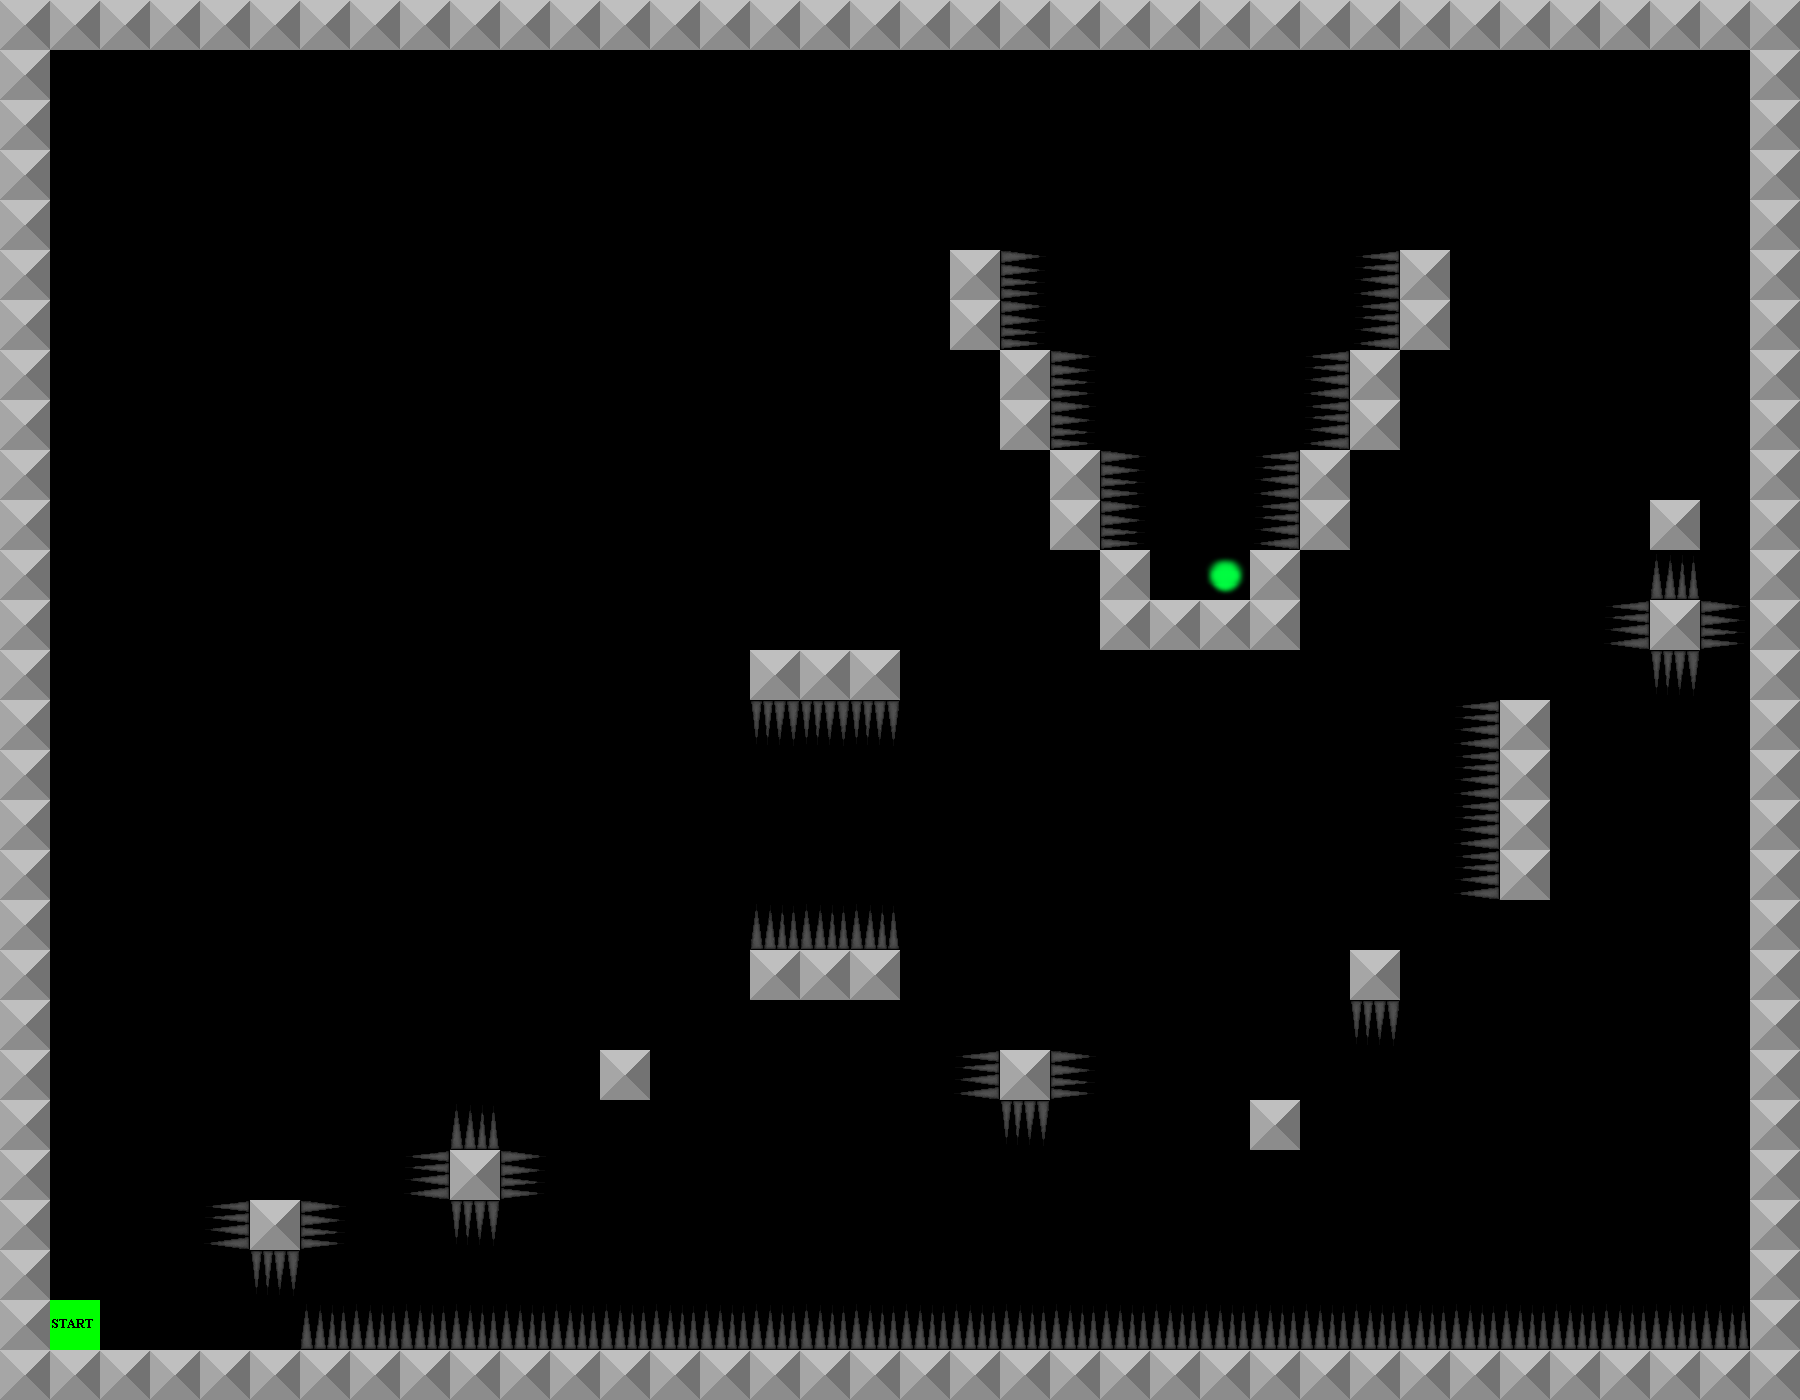

Rendered tile map (Tiled .tmx) drawn with the repository's tilesets; below, a short description and the full map source, tile grids included:
An orthogonal 36x28 tile map with 50x50 px tiles, 3 tile layers (Collision, Border, Start), 4 tilesets.

<map version="1.0" orientation="orthogonal" renderorder="right-down" width="36" height="28" tilewidth="50" tileheight="50">
 <tileset firstgid="1" name="Metal" tilewidth="50" tileheight="50">
  <image source="metal.png" trans="ff0004" width="50" height="50" />
  <tile id="0">
   <properties>
    <property name="collide" value="" />
   </properties>
  </tile>
 </tileset>
 <tileset firstgid="2" name="spikes" tilewidth="50" tileheight="50">
  <image source="spikes_matrix.png" trans="ff0004" width="200" height="50" />
  <tile id="0">
   <properties>
    <property name="deadly" value="" />
   </properties>
  </tile>
  <tile id="1">
   <properties>
    <property name="deadly" value="" />
   </properties>
  </tile>
  <tile id="2">
   <properties>
    <property name="deadly" value="" />
   </properties>
  </tile>
  <tile id="3">
   <properties>
    <property name="deadly" value="" />
   </properties>
  </tile>
 </tileset>
 <tileset firstgid="6" name="end" tilewidth="50" tileheight="50">
  <image source="end.png" trans="ff0004" width="50" height="50" />
  <tile id="0">
   <properties>
    <property name="end" value="" />
   </properties>
  </tile>
 </tileset>
 <tileset firstgid="7" name="start" tilewidth="50" tileheight="50">
  <image source="start.png" trans="ff0004" width="50" height="50" />
  <tile id="0">
   <properties>
    <property name="start" value="" />
   </properties>
  </tile>
 </tileset>
 <layer name="Collision" width="36" height="28">
  <data encoding="csv">
0,0,0,0,0,0,0,0,0,0,0,0,0,0,0,0,0,0,0,0,0,0,0,0,0,0,0,0,0,0,0,0,0,0,0,0,
0,0,0,0,0,0,0,0,0,0,0,0,0,0,0,0,0,0,0,0,0,0,0,0,0,0,0,0,0,0,0,0,0,0,0,0,
0,0,0,0,0,0,0,0,0,0,0,0,0,0,0,0,0,0,0,0,0,0,0,0,0,0,0,0,0,0,0,0,0,0,0,0,
0,0,0,0,0,0,0,0,0,0,0,0,0,0,0,0,0,0,0,0,0,0,0,0,0,0,0,0,0,0,0,0,0,0,0,0,
0,0,0,0,0,0,0,0,0,0,0,0,0,0,0,0,0,0,0,0,0,0,0,0,0,0,0,0,0,0,0,0,0,0,0,0,
0,0,0,0,0,0,0,0,0,0,0,0,0,0,0,0,0,0,0,1,5,0,0,0,0,0,0,4,1,0,0,0,0,0,0,0,
0,0,0,0,0,0,0,0,0,0,0,0,0,0,0,0,0,0,0,1,5,0,0,0,0,0,0,4,1,0,0,0,0,0,0,0,
0,0,0,0,0,0,0,0,0,0,0,0,0,0,0,0,0,0,0,0,1,5,0,0,0,0,4,1,0,0,0,0,0,0,0,0,
0,0,0,0,0,0,0,0,0,0,0,0,0,0,0,0,0,0,0,0,1,5,0,0,0,0,4,1,0,0,0,0,0,0,0,0,
0,0,0,0,0,0,0,0,0,0,0,0,0,0,0,0,0,0,0,0,0,1,5,0,0,4,1,0,0,0,0,0,0,0,0,0,
0,0,0,0,0,0,0,0,0,0,0,0,0,0,0,0,0,0,0,0,0,1,5,0,0,4,1,0,0,0,0,0,0,1,0,0,
0,0,0,0,0,0,0,0,0,0,0,0,0,0,0,0,0,0,0,0,0,0,1,0,6,1,0,0,0,0,0,0,0,2,0,0,
0,0,0,0,0,0,0,0,0,0,0,0,0,0,0,0,0,0,0,0,0,0,1,1,1,1,0,0,0,0,0,0,4,1,5,0,
0,0,0,0,0,0,0,0,0,0,0,0,0,0,0,1,1,1,0,0,0,0,0,0,0,0,0,0,0,0,0,0,0,3,0,0,
0,0,0,0,0,0,0,0,0,0,0,0,0,0,0,3,3,3,0,0,0,0,0,0,0,0,0,0,0,4,1,0,0,0,0,0,
0,0,0,0,0,0,0,0,0,0,0,0,0,0,0,0,0,0,0,0,0,0,0,0,0,0,0,0,0,4,1,0,0,0,0,0,
0,0,0,0,0,0,0,0,0,0,0,0,0,0,0,0,0,0,0,0,0,0,0,0,0,0,0,0,0,4,1,0,0,0,0,0,
0,0,0,0,0,0,0,0,0,0,0,0,0,0,0,0,0,0,0,0,0,0,0,0,0,0,0,0,0,4,1,0,0,0,0,0,
0,0,0,0,0,0,0,0,0,0,0,0,0,0,0,2,2,2,0,0,0,0,0,0,0,0,0,0,0,0,0,0,0,0,0,0,
0,0,0,0,0,0,0,0,0,0,0,0,0,0,0,1,1,1,0,0,0,0,0,0,0,0,0,1,0,0,0,0,0,0,0,0,
0,0,0,0,0,0,0,0,0,0,0,0,0,0,0,0,0,0,0,0,0,0,0,0,0,0,0,3,0,0,0,0,0,0,0,0,
0,0,0,0,0,0,0,0,0,0,0,0,1,0,0,0,0,0,0,4,1,5,0,0,0,0,0,0,0,0,0,0,0,0,0,0,
0,0,0,0,0,0,0,0,0,2,0,0,0,0,0,0,0,0,0,0,3,0,0,0,0,1,0,0,0,0,0,0,0,0,0,0,
0,0,0,0,0,0,0,0,4,1,5,0,0,0,0,0,0,0,0,0,0,0,0,0,0,0,0,0,0,0,0,0,0,0,0,0,
0,0,0,0,4,1,5,0,0,3,0,0,0,0,0,0,0,0,0,0,0,0,0,0,0,0,0,0,0,0,0,0,0,0,0,0,
0,0,0,0,0,3,0,0,0,0,0,0,0,0,0,0,0,0,0,0,0,0,0,0,0,0,0,0,0,0,0,0,0,0,0,0,
0,0,0,0,0,0,2,2,2,2,2,2,2,2,2,2,2,2,2,2,2,2,2,2,2,2,2,2,2,2,2,2,2,2,2,0,
0,0,0,0,0,0,0,0,0,0,0,0,0,0,0,0,0,0,0,0,0,0,0,0,0,0,0,0,0,0,0,0,0,0,0,0
</data>
 </layer>
 <layer name="Border" width="36" height="28">
  <data encoding="csv">
1,1,1,1,1,1,1,1,1,1,1,1,1,1,1,1,1,1,1,1,1,1,1,1,1,1,1,1,1,1,1,1,1,1,1,1,
1,0,0,0,0,0,0,0,0,0,0,0,0,0,0,0,0,0,0,0,0,0,0,0,0,0,0,0,0,0,0,0,0,0,0,1,
1,0,0,0,0,0,0,0,0,0,0,0,0,0,0,0,0,0,0,0,0,0,0,0,0,0,0,0,0,0,0,0,0,0,0,1,
1,0,0,0,0,0,0,0,0,0,0,0,0,0,0,0,0,0,0,0,0,0,0,0,0,0,0,0,0,0,0,0,0,0,0,1,
1,0,0,0,0,0,0,0,0,0,0,0,0,0,0,0,0,0,0,0,0,0,0,0,0,0,0,0,0,0,0,0,0,0,0,1,
1,0,0,0,0,0,0,0,0,0,0,0,0,0,0,0,0,0,0,0,0,0,0,0,0,0,0,0,0,0,0,0,0,0,0,1,
1,0,0,0,0,0,0,0,0,0,0,0,0,0,0,0,0,0,0,0,0,0,0,0,0,0,0,0,0,0,0,0,0,0,0,1,
1,0,0,0,0,0,0,0,0,0,0,0,0,0,0,0,0,0,0,0,0,0,0,0,0,0,0,0,0,0,0,0,0,0,0,1,
1,0,0,0,0,0,0,0,0,0,0,0,0,0,0,0,0,0,0,0,0,0,0,0,0,0,0,0,0,0,0,0,0,0,0,1,
1,0,0,0,0,0,0,0,0,0,0,0,0,0,0,0,0,0,0,0,0,0,0,0,0,0,0,0,0,0,0,0,0,0,0,1,
1,0,0,0,0,0,0,0,0,0,0,0,0,0,0,0,0,0,0,0,0,0,0,0,0,0,0,0,0,0,0,0,0,0,0,1,
1,0,0,0,0,0,0,0,0,0,0,0,0,0,0,0,0,0,0,0,0,0,0,0,0,0,0,0,0,0,0,0,0,0,0,1,
1,0,0,0,0,0,0,0,0,0,0,0,0,0,0,0,0,0,0,0,0,0,0,0,0,0,0,0,0,0,0,0,0,0,0,1,
1,0,0,0,0,0,0,0,0,0,0,0,0,0,0,0,0,0,0,0,0,0,0,0,0,0,0,0,0,0,0,0,0,0,0,1,
1,0,0,0,0,0,0,0,0,0,0,0,0,0,0,0,0,0,0,0,0,0,0,0,0,0,0,0,0,0,0,0,0,0,0,1,
1,0,0,0,0,0,0,0,0,0,0,0,0,0,0,0,0,0,0,0,0,0,0,0,0,0,0,0,0,0,0,0,0,0,0,1,
1,0,0,0,0,0,0,0,0,0,0,0,0,0,0,0,0,0,0,0,0,0,0,0,0,0,0,0,0,0,0,0,0,0,0,1,
1,0,0,0,0,0,0,0,0,0,0,0,0,0,0,0,0,0,0,0,0,0,0,0,0,0,0,0,0,0,0,0,0,0,0,1,
1,0,0,0,0,0,0,0,0,0,0,0,0,0,0,0,0,0,0,0,0,0,0,0,0,0,0,0,0,0,0,0,0,0,0,1,
1,0,0,0,0,0,0,0,0,0,0,0,0,0,0,0,0,0,0,0,0,0,0,0,0,0,0,0,0,0,0,0,0,0,0,1,
1,0,0,0,0,0,0,0,0,0,0,0,0,0,0,0,0,0,0,0,0,0,0,0,0,0,0,0,0,0,0,0,0,0,0,1,
1,0,0,0,0,0,0,0,0,0,0,0,0,0,0,0,0,0,0,0,0,0,0,0,0,0,0,0,0,0,0,0,0,0,0,1,
1,0,0,0,0,0,0,0,0,0,0,0,0,0,0,0,0,0,0,0,0,0,0,0,0,0,0,0,0,0,0,0,0,0,0,1,
1,0,0,0,0,0,0,0,0,0,0,0,0,0,0,0,0,0,0,0,0,0,0,0,0,0,0,0,0,0,0,0,0,0,0,1,
1,0,0,0,0,0,0,0,0,0,0,0,0,0,0,0,0,0,0,0,0,0,0,0,0,0,0,0,0,0,0,0,0,0,0,1,
1,0,0,0,0,0,0,0,0,0,0,0,0,0,0,0,0,0,0,0,0,0,0,0,0,0,0,0,0,0,0,0,0,0,0,1,
1,0,0,0,0,0,0,0,0,0,0,0,0,0,0,0,0,0,0,0,0,0,0,0,0,0,0,0,0,0,0,0,0,0,0,1,
1,1,1,1,1,1,1,1,1,1,1,1,1,1,1,1,1,1,1,1,1,1,1,1,1,1,1,1,1,1,1,1,1,1,1,1
</data>
 </layer>
 <layer name="Start" width="36" height="28">
  <data encoding="csv">
0,0,0,0,0,0,0,0,0,0,0,0,0,0,0,0,0,0,0,0,0,0,0,0,0,0,0,0,0,0,0,0,0,0,0,0,
0,0,0,0,0,0,0,0,0,0,0,0,0,0,0,0,0,0,0,0,0,0,0,0,0,0,0,0,0,0,0,0,0,0,0,0,
0,0,0,0,0,0,0,0,0,0,0,0,0,0,0,0,0,0,0,0,0,0,0,0,0,0,0,0,0,0,0,0,0,0,0,0,
0,0,0,0,0,0,0,0,0,0,0,0,0,0,0,0,0,0,0,0,0,0,0,0,0,0,0,0,0,0,0,0,0,0,0,0,
0,0,0,0,0,0,0,0,0,0,0,0,0,0,0,0,0,0,0,0,0,0,0,0,0,0,0,0,0,0,0,0,0,0,0,0,
0,0,0,0,0,0,0,0,0,0,0,0,0,0,0,0,0,0,0,0,0,0,0,0,0,0,0,0,0,0,0,0,0,0,0,0,
0,0,0,0,0,0,0,0,0,0,0,0,0,0,0,0,0,0,0,0,0,0,0,0,0,0,0,0,0,0,0,0,0,0,0,0,
0,0,0,0,0,0,0,0,0,0,0,0,0,0,0,0,0,0,0,0,0,0,0,0,0,0,0,0,0,0,0,0,0,0,0,0,
0,0,0,0,0,0,0,0,0,0,0,0,0,0,0,0,0,0,0,0,0,0,0,0,0,0,0,0,0,0,0,0,0,0,0,0,
0,0,0,0,0,0,0,0,0,0,0,0,0,0,0,0,0,0,0,0,0,0,0,0,0,0,0,0,0,0,0,0,0,0,0,0,
0,0,0,0,0,0,0,0,0,0,0,0,0,0,0,0,0,0,0,0,0,0,0,0,0,0,0,0,0,0,0,0,0,0,0,0,
0,0,0,0,0,0,0,0,0,0,0,0,0,0,0,0,0,0,0,0,0,0,0,0,0,0,0,0,0,0,0,0,0,0,0,0,
0,0,0,0,0,0,0,0,0,0,0,0,0,0,0,0,0,0,0,0,0,0,0,0,0,0,0,0,0,0,0,0,0,0,0,0,
0,0,0,0,0,0,0,0,0,0,0,0,0,0,0,0,0,0,0,0,0,0,0,0,0,0,0,0,0,0,0,0,0,0,0,0,
0,0,0,0,0,0,0,0,0,0,0,0,0,0,0,0,0,0,0,0,0,0,0,0,0,0,0,0,0,0,0,0,0,0,0,0,
0,0,0,0,0,0,0,0,0,0,0,0,0,0,0,0,0,0,0,0,0,0,0,0,0,0,0,0,0,0,0,0,0,0,0,0,
0,0,0,0,0,0,0,0,0,0,0,0,0,0,0,0,0,0,0,0,0,0,0,0,0,0,0,0,0,0,0,0,0,0,0,0,
0,0,0,0,0,0,0,0,0,0,0,0,0,0,0,0,0,0,0,0,0,0,0,0,0,0,0,0,0,0,0,0,0,0,0,0,
0,0,0,0,0,0,0,0,0,0,0,0,0,0,0,0,0,0,0,0,0,0,0,0,0,0,0,0,0,0,0,0,0,0,0,0,
0,0,0,0,0,0,0,0,0,0,0,0,0,0,0,0,0,0,0,0,0,0,0,0,0,0,0,0,0,0,0,0,0,0,0,0,
0,0,0,0,0,0,0,0,0,0,0,0,0,0,0,0,0,0,0,0,0,0,0,0,0,0,0,0,0,0,0,0,0,0,0,0,
0,0,0,0,0,0,0,0,0,0,0,0,0,0,0,0,0,0,0,0,0,0,0,0,0,0,0,0,0,0,0,0,0,0,0,0,
0,0,0,0,0,0,0,0,0,0,0,0,0,0,0,0,0,0,0,0,0,0,0,0,0,0,0,0,0,0,0,0,0,0,0,0,
0,0,0,0,0,0,0,0,0,0,0,0,0,0,0,0,0,0,0,0,0,0,0,0,0,0,0,0,0,0,0,0,0,0,0,0,
0,0,0,0,0,0,0,0,0,0,0,0,0,0,0,0,0,0,0,0,0,0,0,0,0,0,0,0,0,0,0,0,0,0,0,0,
0,0,0,0,0,0,0,0,0,0,0,0,0,0,0,0,0,0,0,0,0,0,0,0,0,0,0,0,0,0,0,0,0,0,0,0,
0,7,0,0,0,0,0,0,0,0,0,0,0,0,0,0,0,0,0,0,0,0,0,0,0,0,0,0,0,0,0,0,0,0,0,0,
0,0,0,0,0,0,0,0,0,0,0,0,0,0,0,0,0,0,0,0,0,0,0,0,0,0,0,0,0,0,0,0,0,0,0,0
</data>
 </layer>
</map>
